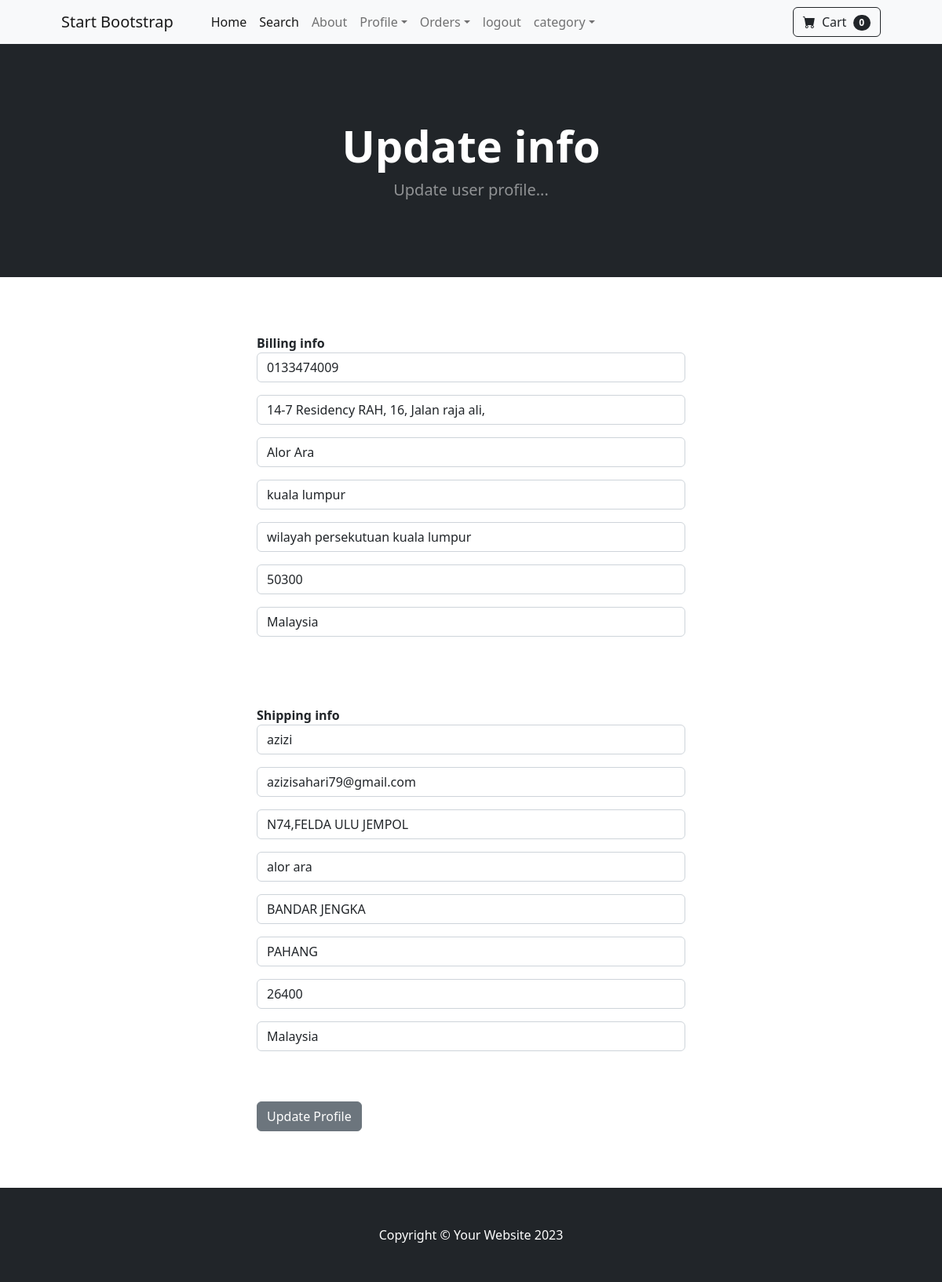
The page /update_info/ (signed in) on the database its author committed.
### store/models.py (models this page shows, shortened)
class Profile(models.Model):
    user =models.OneToOneField(User,on_delete=models.CASCADE)
    date_modified = models.DateTimeField(User,auto_now=True)
    phone = models.CharField(max_length= 20,blank=True)
    address1 = models.CharField(max_length= 200,blank=True)
    address2 = models.CharField(max_length= 200,blank=True)
    city = models.CharField(max_length= 200,blank=True)
    state = models.CharField(max_length= 200,blank=True)
    zipcode =models.CharField(max_length= 200,blank=True)
    country = models.CharField(max_length= 200,blank=True)
    old_cart  = models.CharField(max_length= 200,blank=True,null=True)

### payment/models.py (models this page shows, shortened)
class ShippingAddress(models.Model):
    user =models.ForeignKey(User,on_delete=models.CASCADE, null = True,blank=True)
    shipping_fullname = models.CharField(max_length=255)
    shipping_email = models.CharField(max_length=255)
    shipping_address1 = models.CharField(max_length=255)
    shipping_address2 = models.CharField(max_length=255,null=True,blank=True)
    shipping_city = models.CharField(max_length=255)
    shipping_state = models.CharField(max_length=255,null=True,blank=True)
    shipping_zipcode = models.CharField(max_length=255,null=True,blank=True)
    shipping_country = models.CharField(max_length=255)
    class Meta:
        verbose_name_plural = "Shipping Address"
    def create_shipping(sender, instance, created, **kwargs):
        if created:
            ShippingAddress.objects.create(
                user=instance,
                full_name=instance.get_full_name(), # Gets the user's name
                email=instance.email, # Gets the user's email
            )
    post_save.connect(create_shipping, sender=User)

### store/views.py (the view)
# urls.py: path('update_info/',views.update_info,name='update_info'),
def update_info(request):
    if request.user.is_authenticated:
        try:
            current_user_profile = Profile.objects.get(user=request.user)
            shipping_address, created = ShippingAddress.objects.get_or_create(user=request.user)
            if request.method == 'POST':
                form = UserInfoForm(request.POST, instance=current_user_profile)
                shipping_form = ShippingForm(request.POST, instance=shipping_address)
                if form.is_valid() or shipping_form.is_valid():
                    form.save()
                    shipping_form.save()
                    messages.success(request, "Your information has been updated!")
                    return redirect('home')
            else:
                form = UserInfoForm(instance=current_user_profile)
                shipping_form = ShippingForm(instance=shipping_address)
            return render(request, "update_info.html", {'form': form, 'shipping_form': shipping_form})
        except Profile.DoesNotExist:
            messages.error(request, "User profile not found.")
            return redirect('home')
    else:
        messages.error(request, "You must be logged in to access this page!")
        return redirect('home')

### store/forms.py
class UserInfoForm(forms.ModelForm):
    phone = forms.CharField(label="" ,widget=forms.TextInput(attrs={'class':'form-control','placeholder':'Phone'}),required=False)
    address1 = forms.CharField(label="" ,widget=forms.TextInput(attrs={'class':'form-control','placeholder':'Address1'}),required=False)
    address2 = forms.CharField(label="" ,widget=forms.TextInput(attrs={'class':'form-control','placeholder':'Address2'}),required=False)
    city = forms.CharField(label="" ,widget=forms.TextInput(attrs={'class':'form-control','placeholder':'City'}),required=False)
    state = forms.CharField(label="" ,widget=forms.TextInput(attrs={'class':'form-control','placeholder':'State'}),required=False)
    zipcode =forms.CharField(label="" ,widget=forms.TextInput(attrs={'class':'form-control','placeholder':'Zipcode'}),required=False)
    country = forms.CharField(label="" ,widget=forms.TextInput(attrs={'class':'form-control','placeholder':'Country'}),required=False)
    class Meta:
        model = Profile
        fields =('phone','address1','address2','city','state','zipcode','country',)

### cart/cart.py (called while the page is built)
    def __len__(self):
        return len(self.cart)

### cart/context_processors.py (called while the page is built)
def cart(request):
    return {
        'cart': Cart(request),
        'cart_items_count': len(Cart(request))  # Explicit count
    }

### store/templates/update_info.html (shortened to what this page needs)
{% extends "base.html" %}
{% block content %}
        <header class="bg-dark py-5">
            <div class="container px-4 px-lg-5 my-5">
                <div class="text-center text-white">
                    <h1 class="display-4 fw-bolder">Update info</h1>
                    <p class="lead fw-normal text-white-50 mb-0">Update user profile...</p>
                </div>
            </div>
        </header>
        <div class="container">
            <div class = "row">
                    <div class = "col-md-6 offset-md-3">
                        <br>
                         <br>
                          <br>
                          <strong>Billing info</strong>
                          <form method="POST" action="{% url 'update_info' %}">
                                {{ form.as_p }}
                                <br></br>
                                 <br>
                        <strong>Shipping info</strong>
                                {{ shipping_form.as_p }}
                                <br></br>
                                <button type="submit" class="btn btn-secondary">
                                    Update Profile
                                </button>
                        </form>
                        <br>
                         <br>
                          <br>
                    </div>
            </div>
        </div>
   {% endblock %}

### rows shown on the page
Profile: phone "0133474009", address1 "14-7 Residency RAH, 16, Jalan raja ali,", address2 "Alor Ara", city "kuala lumpur", state "wilayah persekutuan kuala lumpur", zipcode "50300", country "Malaysia"
ShippingAddress: shipping_fullname "azizi", shipping_email "azizisahari79@gmail.com", shipping_address1 "N74,FELDA ULU JEMPOL", shipping_address2 "alor ara", shipping_city "BANDAR JENGKA", shipping_state "PAHANG", shipping_zipcode "26400", shipping_country "Malaysia"

### other values the page prints
{{ cart_items_count }} "0"
